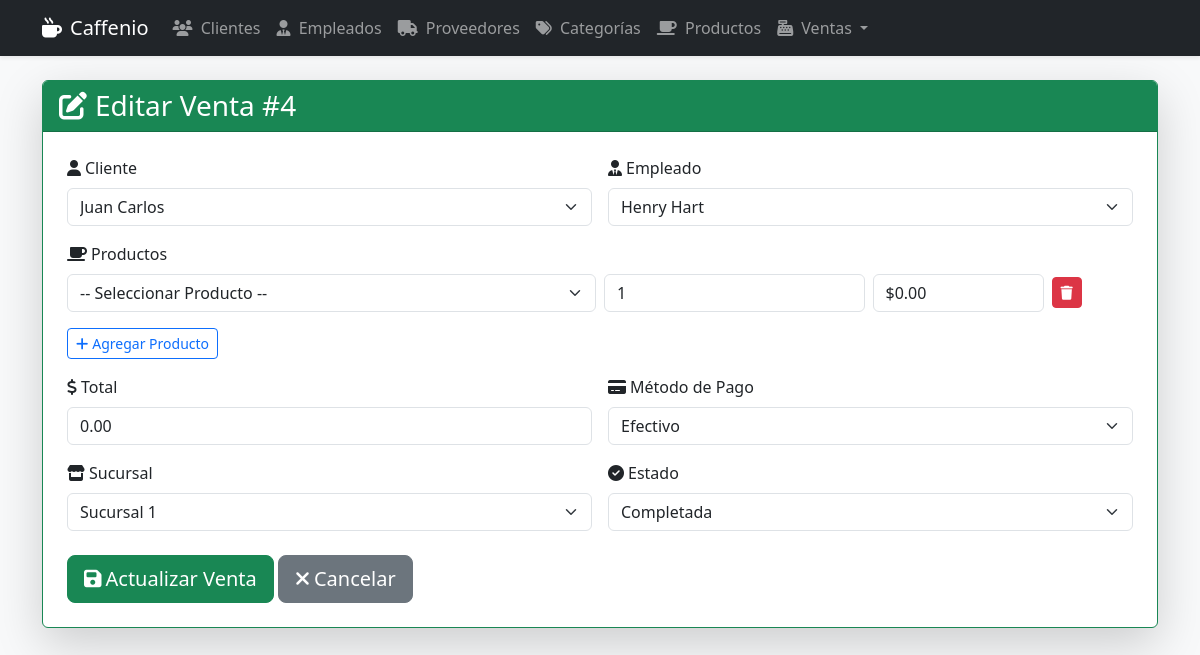
The page /venta/actualizar/4/ on the database as committed earlier.
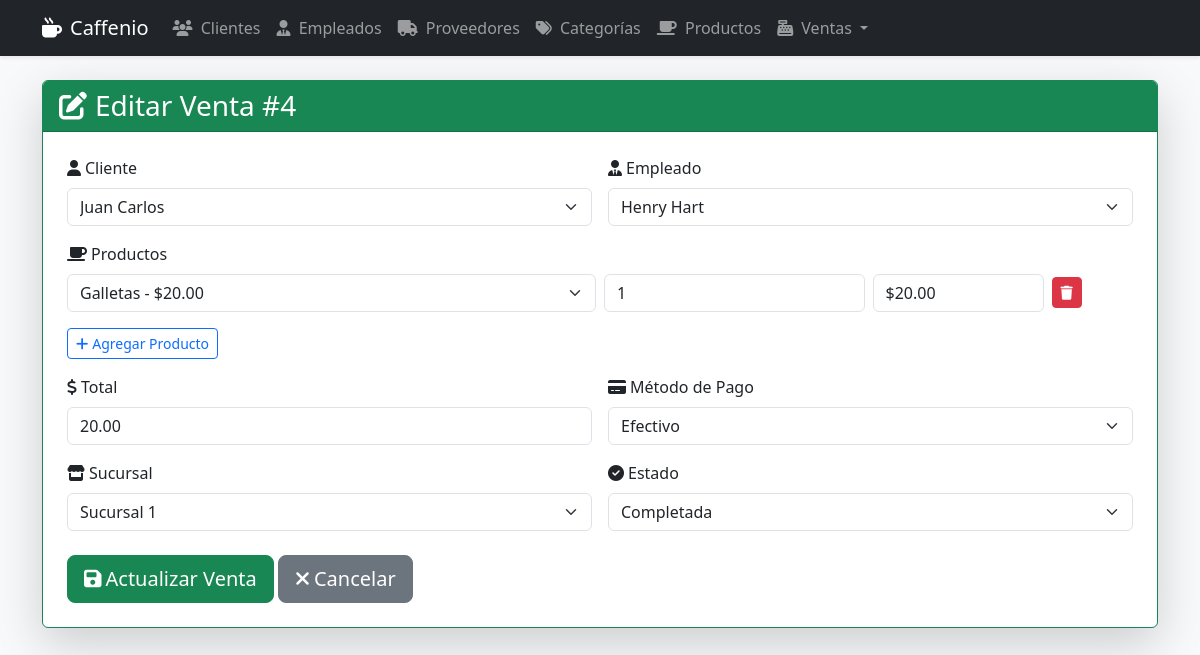
The same page on the database as committed later.
### app_Caffenio/models.py (models this page shows, shortened)
class Venta(models.Model):
    fecha = models.DateTimeField(auto_now_add=True)
    cliente = models.ForeignKey(Cliente, on_delete=models.CASCADE, related_name='ventas')
    empleado = models.ForeignKey(Empleado, on_delete=models.CASCADE, related_name='ventas')
    total = models.DecimalField(max_digits=10, decimal_places=2)
    metodo_pago = models.CharField(max_length=50, choices=[('efectivo', 'Efectivo'), ('tarjeta', 'Tarjeta'), ('transferencia', 'Transferencia')])
    sucursal = models.CharField(max_length=50, choices=[('Sucursal 1', 'Sucursal 1'), ('Sucursal 2', 'Sucursal 2')])
    estado = models.CharField(max_length=20, choices=[('completada', 'Completada'), ('pendiente', 'Pendiente'), ('cancelada', 'Cancelada')], default='completada')

class Cliente(models.Model):
    nombre = models.CharField(max_length=100)
    telefono = models.CharField(max_length=15)
    correo = models.EmailField(unique=True)
    direccion = models.CharField(max_length=200)
    fecha_registro = models.DateField(auto_now_add=True)
    tipo_cliente = models.CharField(max_length=20, choices=[('regular', 'Regular'), ('frecuente', 'Frecuente'), ('nuevo', 'Nuevo')], default='nuevo')
    notas = models.TextField(blank=True)

class Empleado(models.Model):
    nombre = models.CharField(max_length=100)
    puesto = models.CharField(max_length=20, choices=[('cajero', 'Cajero'), ('barista', 'Barista'), ('gerente', 'Gerente'), ('supervisor', 'Supervisor'), ('limpieza', 'Limpieza'), ('seguridad', 'Seguridad')])
    telefono = models.CharField(max_length=15)
    correo = models.EmailField(unique=True)
    fecha_contratacion = models.DateField()
    salario = models.DecimalField(max_digits=8, decimal_places=2)
    activo = models.BooleanField(default=True)

class DetalleVenta(models.Model):
    venta = models.ForeignKey(Venta, on_delete=models.CASCADE, related_name='detalleventa_set')
    producto = models.ForeignKey(Producto, on_delete=models.CASCADE)
    cantidad = models.PositiveIntegerField()
    precio_unitario = models.DecimalField(max_digits=10, decimal_places=2)
    descuento = models.DecimalField(max_digits=5, decimal_places=2, default=0)
    nota = models.TextField(blank=True)
    subtotal = models.DecimalField(max_digits=10, decimal_places=2, default=0)

class Producto(models.Model):
    nombre = models.CharField(max_length=100)
    descripcion = models.TextField()
    precio = models.DecimalField(max_digits=10, decimal_places=2)
    stock = models.IntegerField()
    categoria = models.ForeignKey(Categoria, on_delete=models.CASCADE, related_name='productos')
    proveedor = models.ForeignKey(Proveedor, on_delete=models.CASCADE, related_name='productos')
    sucursal = models.CharField(max_length=50, choices=[('Sucursal 1', 'Sucursal 1'), ('Sucursal 2', 'Sucursal 2')])
    categoria = models.ForeignKey(Categoria, on_delete=models.CASCADE, related_name='productos_dup')
    proveedor = models.ForeignKey(Proveedor, on_delete=models.CASCADE, related_name='productos_dup')

### app_Caffenio/views.py (the view, shortened to what this page needs)
# urls.py: path('venta/actualizar/<int:id>/', views.actualizar_venta, name='actualizar_venta'),
def actualizar_venta(request, id):
    venta = get_object_or_404(Venta, id=id)
    detalles = venta.detalleventa_set.select_related('producto').all()
    return render(request, 'venta/actualizar_venta.html', {
        'venta': venta,
        'detalles': detalles,
        'clientes': Cliente.objects.all(),
        'empleados': Empleado.objects.all(),
        'productos': Producto.objects.all()
    })

### app_Caffenio/templates/venta/actualizar_venta.html (shortened to what the changed rows need)
{% extends 'base.html' %}
{% block content %}
<div class="card shadow-lg border-success mt-4">
    <div class="card-header bg-success text-white">
        <h3 class="mb-0"><i class="fas fa-edit me-2"></i>Editar Venta #{{ venta.id }}</h3>
    </div>
    <div class="card-body p-4">
        <form method="post">
            <div class="row g-3">
                <div class="col-md-6">
                    <label class="form-label"><i class="fas fa-user me-1"></i>Cliente</label>
                    <select name="cliente" class="form-select" required>
                        {% for c in clientes %}
                        <option value="{{ c.id }}" {% if c.id == venta.cliente.id %}selected{% endif %}>
                            {{ c.nombre }}
                        </option>
                        {% endfor %}
                    </select>
                </div>
                <div class="col-md-6">
                    <label class="form-label"><i class="fas fa-user-tie me-1"></i>Empleado</label>
                    <select name="empleado" class="form-select" required>
                        {% for e in empleados %}
                        <option value="{{ e.id }}" {% if e.id == venta.empleado.id %}selected{% endif %}>
                            {{ e.nombre }}
                        </option>
                        {% endfor %}
                    </select>
                </div>
                <div class="col-12">
                    <div id="productos-container">
                        {% for d in detalles %}
                        <div class="row g-2 mb-2 producto-item align-items-center">
                            <div class="col-md-6">
                                <select name="producto_id" class="form-select producto-select" required>
                                    {% for p in productos %}
                                    <option value="{{ p.id }}" data-precio="{{ p.precio }}"
                                        {% if p.id == d.producto.id %}selected{% endif %}>
                                        {{ p.nombre }} - ${{ p.precio }}
                                    </option>
                                    {% endfor %}
                                </select>
                            </div>
                            <div class="col-md-3">
                                <input type="number" name="cantidad" class="form-control" value="{{ d.cantidad }}" min="1" required>
                            </div>
                            <div class="col-md-2">
                                <input type="text" name="precio_unitario" class="form-control subtotal" value="${{ d.precio_unitario|floatformat:2 }}" readonly>
                            </div>
                            <div class="col-md-1">
                                <button type="button" class="btn btn-danger btn-sm remove-producto">
                                    <i class="fas fa-trash"></i>
                                </button>
                            </div>
                        </div>
                        {% empty %}
                        <div class="row g-2 mb-2 producto-item align-items-center">
                            <div class="col-md-6">
                                <select name="producto_id" class="form-select producto-select" required>
                                    <option value="">-- Seleccionar Producto --</option>
                                </select>
                            </div>
                            <div class="col-md-3">
                                <input type="number" name="cantidad" class="form-control" value="1" min="1" required>
                            </div>
                            <div class="col-md-2">
                                <input type="text" name="precio_unitario" class="form-control subtotal" value="$0.00" readonly>
                            </div>
                            <div class="col-md-1">
                                <button type="button" class="btn btn-danger btn-sm remove-producto">
                                    <i class="fas fa-trash"></i>
                                </button>
                            </div>
                        </div>
                        {% endfor %}
                    </div>
                </div>
                <div class="col-md-6">
                    <label class="form-label"><i class="fas fa-dollar-sign me-1"></i>Total</label>
                    <input type="number" step="0.01" name="total" id="total-venta" class="form-control" value="{{ venta.total }}" readonly>
                </div>
                <div class="col-md-6">
                    <label class="form-label"><i class="fas fa-credit-card me-1"></i>Método de Pago</label>
                    <select name="metodo_pago" class="form-select" required>
                        <option value="efectivo" {% if venta.metodo_pago == 'efectivo' %}selected{% endif %}>Efectivo</option>
                    </select>
                </div>
                <div class="col-md-6">
                    <label class="form-label"><i class="fas fa-store me-1"></i>Sucursal</label>
                    <select name="sucursal" class="form-select" required>
                        <option value="Sucursal 1" {% if venta.sucursal == 'Sucursal 1' %}selected{% endif %}>Sucursal 1</option>
                    </select>
                </div>
                <div class="col-md-6">
                    <label class="form-label"><i class="fas fa-check-circle me-1"></i>Estado</label>
                    <select name="estado" class="form-select" required>
                        <option value="completada" {% if venta.estado == 'completada' %}selected{% endif %}>Completada</option>
                    </select>
                </div>
            </div>
        </form>
    </div>
</div>
{% endblock %}

Rows that differ between the two databases and show on the page:
changed Venta "Efectivo": total "0.00" → "20.00"
added DetalleVenta: producto_id "Galletas - $20.00", cantidad "1", precio_unitario "$20.00"
Other text that changed with them:
form field producto_id: "-- Seleccionar Producto --" → (not shown)
form field cantidad: "1" → (not shown)
form field precio_unitario: "$0.00" → (not shown)
